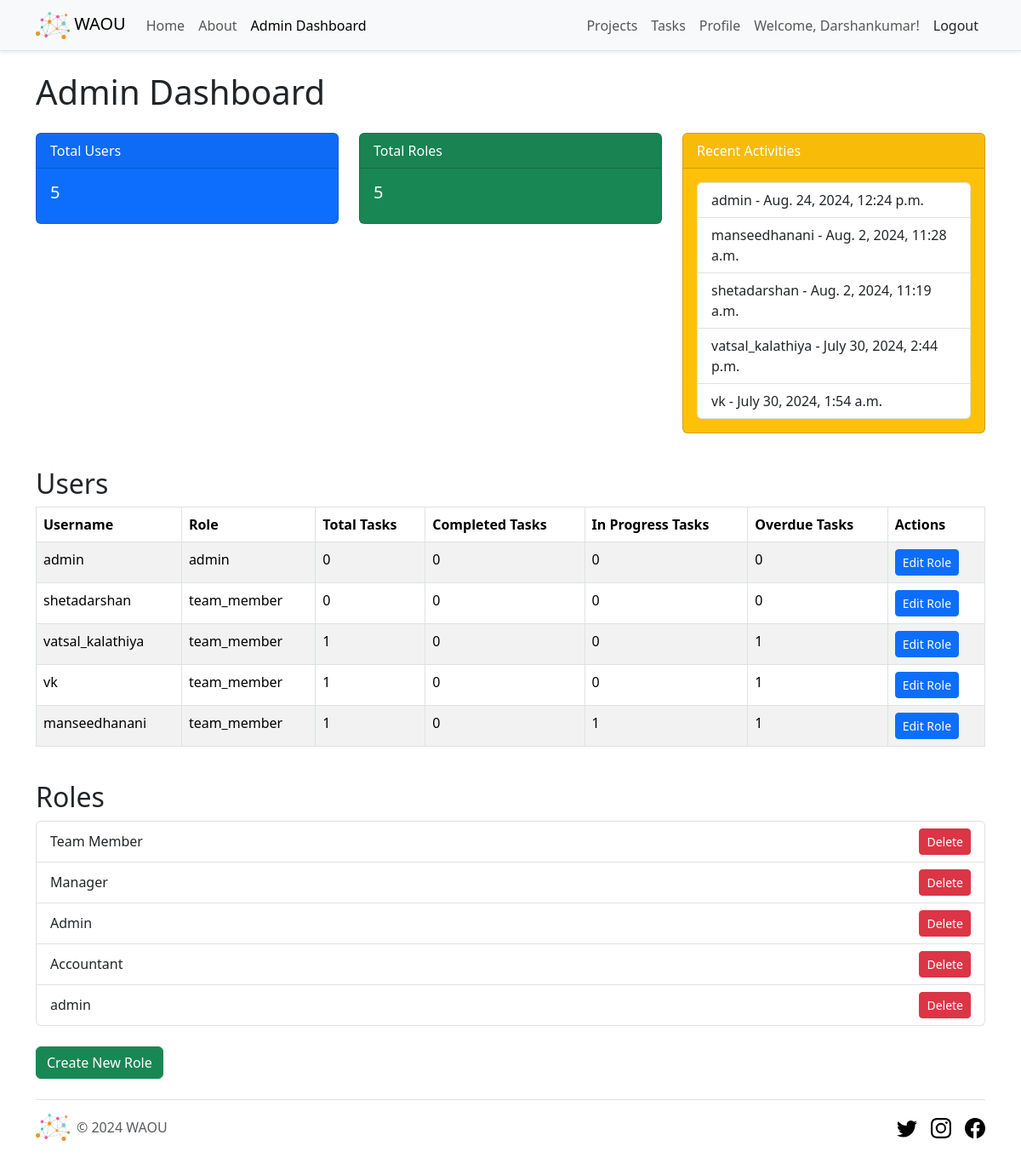
Screenshot of /admin-dashboard/ (signed in) with the database file from the repository.
### waou_core/models.py (models this page shows, shortened)
class UserProfile(AbstractUser):
    first_name = models.CharField(max_length=50)
    last_name = models.CharField(max_length=50)
    role = models.CharField(max_length=20, choices=Role.choices, default=Role.TEAM_MEMBER)

### waou_core/views.py (the view)
# urls.py: path('admin-dashboard/', AdminDashboardView.as_view(), name='admin_dashboard'),
class AdminDashboardView(LoginRequiredMixin, AdminRequiredMixin, TemplateView):
    template_name = 'waou_core/admin_dashboard.html'
    def get_context_data(self, **kwargs):
        context = super().get_context_data(**kwargs)
        context['total_users'] = UserProfile.objects.count()
        context['total_roles'] = Group.objects.count()
        context['recent_activities'] = UserProfile.objects.order_by('-last_login')[:5]
        users = UserProfile.objects.all()
        user_data = []
        for user in users:
            total_tasks = user.tasks.count()
            completed_tasks = user.tasks.filter(status='done').count()
            in_progress_tasks = user.tasks.filter(status='in_progress').count()
            overdue_tasks = user.tasks.filter(due_date__lt=timezone.now(), status__in=['todo', 'in_progress']).count()
            user_data.append({
                'user': user,
                'total_tasks': total_tasks,
                'completed_tasks': completed_tasks,
                'in_progress_tasks': in_progress_tasks,
                'overdue_tasks': overdue_tasks,
            })
        context['user_data'] = user_data
        context['roles'] = Group.objects.all()
        return context

### waou_core/views.py (called while the page is built)
    def test_func(self):
        return self.request.user.is_authenticated and self.request.user.role == 'admin'

### templates/waou_core/admin_dashboard.html (shortened to what this page needs)
{% extends 'base.html' %}
{% load static %}
{% block content %}
<div class="container mt-4">
    <h1 class="mb-4">Admin Dashboard</h1>
    <div class="row mb-4">
        <div class="col-md-4">
            <div class="card text-white bg-primary mb-3">
                <div class="card-header">Total Users</div>
                <div class="card-body">
                    <h5 class="card-title">{{ total_users }}</h5>
                </div>
            </div>
        </div>
        <div class="col-md-4">
            <div class="card text-white bg-success mb-3">
                <div class="card-header">Total Roles</div>
                <div class="card-body">
                    <h5 class="card-title">{{ total_roles }}</h5>
                </div>
            </div>
        </div>
        <div class="col-md-4">
            <div class="card text-white bg-warning mb-3">
                <div class="card-header">Recent Activities</div>
                <div class="card-body">
                    <ul class="list-group">
                        {% for activity in recent_activities %}
                        <li class="list-group-item">{{ activity.username }} - {{ activity.last_login }}</li>
                        {% endfor %}
                    </ul>
                </div>
            </div>
        </div>
    </div>
    <div class="row mb-4">
        <div class="col-md-12">
            <h2>Users</h2>
            <table class="table table-striped table-bordered">
                <thead class="thead-dark">
                    <tr>
                        <th scope="col">Username</th>
                        <th scope="col">Role</th>
                        <th scope="col">Total Tasks</th>
                        <th scope="col">Completed Tasks</th>
                        <th scope="col">In Progress Tasks</th>
                        <th scope="col">Overdue Tasks</th>
                        <th scope="col">Actions</th>
                    </tr>
                </thead>
                <tbody>
                    {% for user in user_data %}
                    <tr>
                        <td>{{ user.user.username }}</td>
                        <td>{{ user.user.role }}</td>
                        <td>{{ user.total_tasks }}</td>
                        <td>{{ user.completed_tasks }}</td>
                        <td>{{ user.in_progress_tasks }}</td>
                        <td>{{ user.overdue_tasks }}</td>
                        <td>
                            <a href="{% url 'edit_user_role' user.user.id %}" class="btn btn-primary btn-sm">Edit Role</a>
                        </td>
                    </tr>
                    {% endfor %}
                </tbody>
            </table>
        </div>
    </div>
    <div class="row mb-4">
        <div class="col-md-12">
            <h2>Roles</h2>
            <ul class="list-group mb-4">
                {% for role in roles %}
                <li class="list-group-item d-flex justify-content-between align-items-center">
                    {{ role.name }}
                    <a href="{% url 'delete_role' role.id %}" class="btn btn-danger btn-sm">Delete</a>
                </li>
                {% endfor %}
            </ul>
            <a href="{% url 'create_role' %}" class="btn btn-success">Create New Role</a>
        </div>
    </div>
</div>
{% endblock %}

### templates/partials/_header.html (shortened to what this page needs)
{% load static %}
<nav class="navbar navbar-expand-lg navbar-light bg-light border-bottom shadow-sm">
  <div class="container">
    <a class="navbar-brand" href="{% url 'home' %}">
      <img src="{% static 'img/waou.png' %}" width="40" height="32" alt="WAOU Logo" class="d-inline-block align-text-top">
      WAOU
    </a>
    <div class="collapse navbar-collapse" id="navbarNav">
      <ul class="navbar-nav me-auto">
        <li class="nav-item">
          <a class="nav-link{% if request.resolver_match.url_name == 'home' %} active{% endif %}" aria-current="page" href="{% url 'home' %}">Home</a>
        </li>
        <li class="nav-item">
          <a class="nav-link{% if request.resolver_match.url_name == 'about' %} active{% endif %}" href="{% url 'about' %}">About</a>
        </li>
        {% if user.is_authenticated and user.role == 'admin' %}
        <li class="nav-item">
          <a class="nav-link{% if request.resolver_match.url_name == 'admin_dashboard' %} active{% endif %}" href="{% url 'admin_dashboard' %}">Admin Dashboard</a>
        </li>
        {% endif %}
      </ul>
      <ul class="navbar-nav ms-auto">
        {% if user.is_authenticated %}
        <li class="nav-item">
          <a class="nav-link{% if request.resolver_match.url_name == 'project_list' %} active{% endif %}" href="{% url 'project_list' %}">Projects</a>
        </li>
        <li class="nav-item">
          <a class="nav-link{% if request.resolver_match.url_name == 'task_list' %} active{% endif %}" href="{% url 'task_list' %}">Tasks</a>
        </li>
        <li class="nav-item">
          <a class="nav-link{% if request.resolver_match.url_name == 'profile' %} active{% endif %}" href="{% url 'profile' %}">Profile</a>
        </li>
        <li class="nav-item">
          <a class="nav-link">Welcome, {{ user.first_name }}!</a>
        </li>
        <li class="nav-item">
          <form method="POST" action="{% url 'logout' %}" class="d-inline">
            <button type="submit" class="btn btn-link nav-link" style="color: inherit; text-decoration: none;">Logout</button>
          </form>
        </li>
        {% endif %}
      </ul>
    </div>
  </div>
</nav>

### rows the page displays
UserProfile: first_name "Darshankumar", username "admin", last_login "Aug. 24, 2024, 12:24 p.m.", user.username "admin", user.role "admin", total_tasks "0", completed_tasks "0", in_progress_tasks "0", overdue_tasks "0"
UserProfile: username "manseedhanani", last_login "Aug. 2, 2024, 11:28 a.m.", user.username "manseedhanani", user.role "team_member", total_tasks "1", completed_tasks "0", in_progress_tasks "1", overdue_tasks "1"
UserProfile: username "shetadarshan", last_login "Aug. 2, 2024, 11:19 a.m.", user.username "shetadarshan", user.role "team_member", total_tasks "0", completed_tasks "0", in_progress_tasks "0", overdue_tasks "0"
UserProfile: username "vatsal_kalathiya", last_login "July 30, 2024, 2:44 p.m.", user.username "vatsal_kalathiya", user.role "team_member", total_tasks "1", completed_tasks "0", in_progress_tasks "0", overdue_tasks "1"
UserProfile: username "vk", last_login "July 30, 2024, 1:54 a.m.", user.username "vk", user.role "team_member", total_tasks "1", completed_tasks "0", in_progress_tasks "0", overdue_tasks "1"

### other values shown
{{ total_users }} "5"
{{ total_roles }} "5"
{{ role.name }} "Team Member"
{{ role.name }} "Manager"
{{ role.name }} "Admin"
{{ role.name }} "Accountant"
{{ role.name }} "admin"
